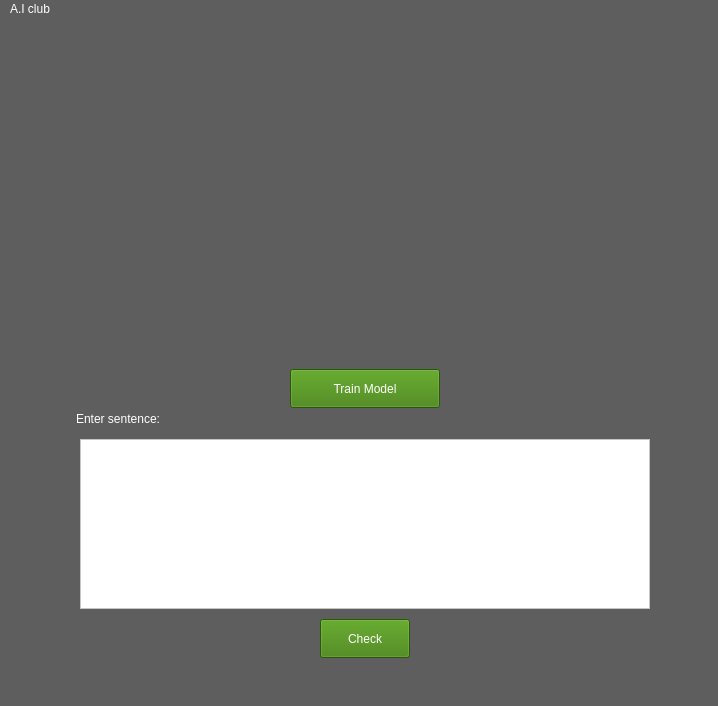
<?xml version="1.0" encoding="UTF-8"?>
<ui version="4.0">
 <class>SentimentAnalysis</class>
 <widget class="QMainWindow" name="SentimentAnalysis">
  <property name="geometry">
   <rect>
    <x>0</x>
    <y>0</y>
    <width>718</width>
    <height>706</height>
   </rect>
  </property>
  <property name="windowTitle">
   <string>MainWindow</string>
  </property>
  <property name="styleSheet">
   <string notr="true">background-color: rgb(90, 90, 90);
background-color: rgb(94, 94, 94);
color: rgb(255, 255, 255);
font: 16pt &quot;Kristen ITC&quot;;</string>
  </property>
  <widget class="QWidget" name="centralwidget">
   <widget class="QLabel" name="label">
    <property name="geometry">
     <rect>
      <x>80</x>
      <y>10</y>
      <width>570</width>
      <height>340</height>
     </rect>
    </property>
    <property name="text">
     <string/>
    </property>
    <property name="pixmap">
     <pixmap>C:/Users/Muhammad Ahmed/Downloads/1575646741876.png</pixmap>
    </property>
    <property name="scaledContents">
     <bool>true</bool>
    </property>
   </widget>
   <widget class="QLabel" name="label_2">
    <property name="geometry">
     <rect>
      <x>76</x>
      <y>390</y>
      <width>271</width>
      <height>20</height>
     </rect>
    </property>
    <property name="text">
     <string>Enter sentence:</string>
    </property>
   </widget>
   <widget class="QTextEdit" name="textEdit">
    <property name="geometry">
     <rect>
      <x>80</x>
      <y>420</y>
      <width>570</width>
      <height>170</height>
     </rect>
    </property>
    <property name="styleSheet">
     <string notr="true">background-color: rgb(255, 255, 255);
color: rgb(0, 0, 0);</string>
    </property>
   </widget>
   <widget class="QPushButton" name="pushButton">
    <property name="geometry">
     <rect>
      <x>290</x>
      <y>350</y>
      <width>150</width>
      <height>39</height>
     </rect>
    </property>
    <property name="styleSheet">
     <string notr="true">background-color: rgb(58, 125, 6);
color: rgb(255, 255, 255);</string>
    </property>
    <property name="text">
     <string>Train Model</string>
    </property>
   </widget>
   <widget class="QPushButton" name="pushButton_2">
    <property name="geometry">
     <rect>
      <x>320</x>
      <y>600</y>
      <width>90</width>
      <height>39</height>
     </rect>
    </property>
    <property name="styleSheet">
     <string notr="true">background-color: rgb(58, 125, 6);
color: rgb(255, 255, 255);</string>
    </property>
    <property name="text">
     <string>Check</string>
    </property>
   </widget>
  </widget>
  <widget class="QMenuBar" name="menubar">
   <property name="geometry">
    <rect>
     <x>0</x>
     <y>0</y>
     <width>718</width>
     <height>35</height>
    </rect>
   </property>
   <widget class="QMenu" name="menuSentiment_Analysis">
    <property name="geometry">
     <rect>
      <x>261</x>
      <y>114</y>
      <width>204</width>
      <height>70</height>
     </rect>
    </property>
    <property name="styleSheet">
     <string notr="true">background-color: rgb(255, 255, 255);
color: rgb(0, 0, 0);
font: 16pt &quot;MV Boli&quot;;</string>
    </property>
    <property name="title">
     <string>A.I club</string>
    </property>
   </widget>
   <addaction name="menuSentiment_Analysis"/>
  </widget>
  <widget class="QStatusBar" name="statusbar"/>
 </widget>
 <resources/>
 <connections/>
</ui>
